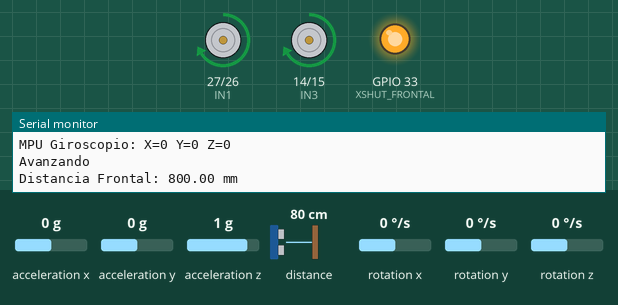
Bench run of a sketch on a simulated ESP32. Parts: motor-driver pin pairs drawn as motors (green arrow = first pin HIGH = forward, orange = second pin HIGH = backward, longer = more drive, scaled by the enable pin), output pins drawn as LEDs (lit = HIGH), the last lines printed to the serial monitor. Inputs (shaded band) come from the test bench; at power-on: distance to the obstacle 80 cm, acceleration x 0 g, acceleration y 0 g, acceleration z 1 g, rotation x 0 °/s, rotation y 0 °/s, rotation z 0 °/s.

Above: at 1.3 s.
1.4 s: distance to the obstacle set to 12 cm
2.9 s: distance to the obstacle set to 9 cm
At 3.3 s:
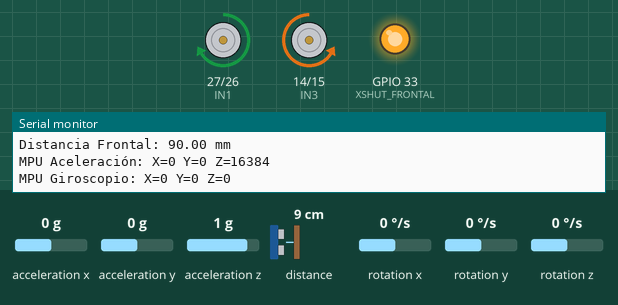
5.9 s: distance to the obstacle set to 18 cm
At 6.19 s:
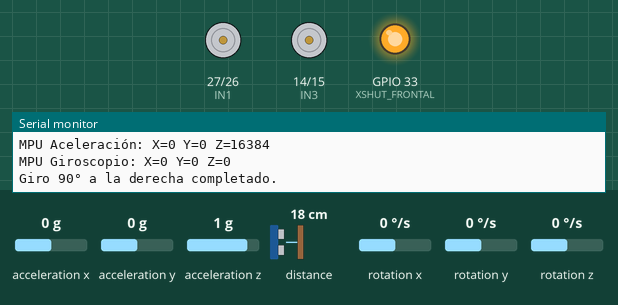
7.7 s: distance to the obstacle set to 2 cm
At 8.8 s:
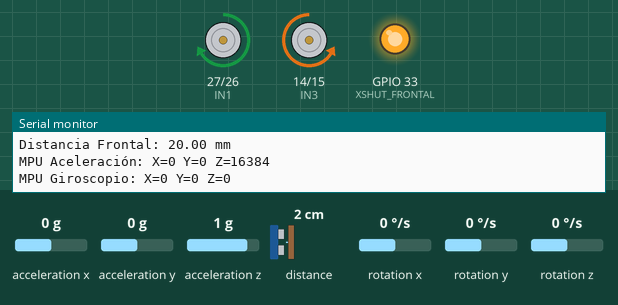
Timing chart, 0 to 11.7 s (numbered marks = the images above; inputs shaded):
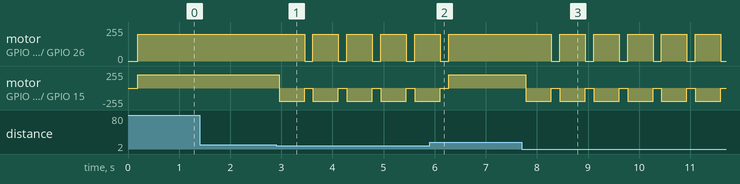

The sketch:

prueba1.ino
```cpp
#include <Wire.h>
#include "Adafruit_VL53L0X.h"
#include "MPU6050.h"

// Instancia del sensor VL53L0X frontal y del MPU6050
Adafruit_VL53L0X sensor_frontal = Adafruit_VL53L0X();
MPU6050 mpu;

// Pines del puente H L298N
#define ENA 25   // PWM Motor A
#define IN1 27   // Dirección Motor A
#define IN2 26   // Dirección Motor A
#define ENB 32   // PWM Motor B
#define IN3 14   // Dirección Motor B
#define IN4 15   // Dirección Motor B

// Pin de control del sensor VL53L0X (XSHUT)
#define XSHUT_FRONTAL 33

// Potencia del motor (0-255)
int potencia = 200; // Ajusta según lo requieras

// Función para medir distancia con VL53L0X
float Medir_VL53L0X(Adafruit_VL53L0X &sensor) {
  VL53L0X_RangingMeasurementData_t medida;
  sensor.rangingTest(&medida, false);
  if (medida.RangeStatus == 0) {
    return medida.RangeMilliMeter;
  } else {
    return 9999; // Indica error o fuera de rango
  }
}

// Funciones de control de motores
void adelante() {
  analogWrite(ENA, potencia);
  digitalWrite(IN1, HIGH);
  digitalWrite(IN2, LOW);
  analogWrite(ENB, potencia);
  digitalWrite(IN3, HIGH);
  digitalWrite(IN4, LOW);
}

void atras() {
  analogWrite(ENA, potencia);
  digitalWrite(IN1, LOW);
  digitalWrite(IN2, HIGH);
  analogWrite(ENB, potencia);
  digitalWrite(IN3, LOW);
  digitalWrite(IN4, HIGH);
}

void izquierda() {
  analogWrite(ENA, potencia);
  digitalWrite(IN1, LOW);
  digitalWrite(IN2, HIGH);
  analogWrite(ENB, potencia);
  digitalWrite(IN3, HIGH);
  digitalWrite(IN4, LOW);
}

void derecha() {
  analogWrite(ENA, potencia);
  digitalWrite(IN1, HIGH);
  digitalWrite(IN2, LOW);
  analogWrite(ENB, potencia);
  digitalWrite(IN3, LOW);
  digitalWrite(IN4, HIGH);
}

void detener() {
  analogWrite(ENA, 0);
  digitalWrite(IN1, LOW);
  digitalWrite(IN2, LOW);
  analogWrite(ENB, 0);
  digitalWrite(IN3, LOW);
  digitalWrite(IN4, LOW);
}

// Funciones de giro de 90° (usando delay para simular el giro)
void giroDerecha90() {
  // Para girar 90° a la derecha: Motor A avanza y Motor B retrocede
  analogWrite(ENA, potencia);
  digitalWrite(IN1, HIGH);
  digitalWrite(IN2, LOW);
  analogWrite(ENB, potencia);
  digitalWrite(IN3, LOW);
  digitalWrite(IN4, HIGH);
  delay(500);  // Ajusta este delay experimentalmente para un giro de 90°
  detener();
  Serial.println("Giro 90° a la derecha completado.");
}

void giroIzquierda90() {
  // Para girar 90° a la izquierda: Motor A retrocede y Motor B avanza
  analogWrite(ENA, potencia);
  digitalWrite(IN1, LOW);
  digitalWrite(IN2, HIGH);
  analogWrite(ENB, potencia);
  digitalWrite(IN3, HIGH);
  digitalWrite(IN4, LOW);
  delay(500);  // Ajusta este delay experimentalmente para un giro de 90°
  detener();
  Serial.println("Giro 90° a la izquierda completado.");
}

void setup() {
  Serial.begin(9600);
  Serial.println("Iniciando VL53L0X y MPU6050...");

  // Configurar pines del motor
  pinMode(ENA, OUTPUT);
  pinMode(IN1, OUTPUT);
  pinMode(IN2, OUTPUT);
  pinMode(ENB, OUTPUT);
  pinMode(IN3, OUTPUT);
  pinMode(IN4, OUTPUT);

  // Configurar pin XSHUT para el sensor frontal
  pinMode(XSHUT_FRONTAL, OUTPUT);

  Wire.begin();  // Iniciar I2C (SDA=21, SCL=22 por defecto)

  // Apagar el sensor frontal antes de inicializarlo
  digitalWrite(XSHUT_FRONTAL, LOW);
  delay(20);

  // Encender e inicializar el sensor frontal
  digitalWrite(XSHUT_FRONTAL, HIGH);
  delay(20);
  if (!sensor_frontal.begin()) {
    Serial.println("Error al iniciar el sensor frontal");
  } else {
    Serial.println("Sensor frontal iniciado correctamente.");
  }

  // Inicializar MPU6050
  Serial.println("Iniciando MPU6050...");
  mpu.initialize();
  if (mpu.testConnection()) {
    Serial.println("MPU6050 conectado correctamente.");
  } else {
    Serial.println("Error de conexión con MPU6050.");
  }

  // Dar tiempo para que se estabilice el bus I2C
  delay(50);
}

void loop() {
  // Primero, medir la distancia con el sensor VL53L0X
  float distancia_frontal = Medir_VL53L0X(sensor_frontal);
  Serial.print("Distancia Frontal: ");
  Serial.print(distancia_frontal);
  Serial.println(" mm");

  delay(20); // Pequeño delay para que se asiente el I2C

  // Luego, leer datos del MPU6050
  int16_t ax, ay, az, gx, gy, gz;
  mpu.getMotion6(&ax, &ay, &az, &gx, &gy, &gz);

  Serial.print("MPU Aceleración: X=");
  Serial.print(ax);
  Serial.print(" Y=");
  Serial.print(ay);
  Serial.print(" Z=");
  Serial.println(az);

  Serial.print("MPU Giroscopio: X=");
  Serial.print(gx);
  Serial.print(" Y=");
  Serial.print(gy);
  Serial.print(" Z=");
  Serial.println(gz);

  // Lógica de movimiento basada en la distancia medida
  if (distancia_frontal > 100) {
    adelante();
    Serial.println("Avanzando");
  } else {
    giroDerecha90();
    delay(50);
  }

  delay(50);
}
```

Measured:
- the behaviour switches between 11 and 10 cm on distance to the obstacle (found by bisection; images 0 and 1)
- after the input at 2.9 s, motor on GPIO 27 (IN1) / GPIO 26 (IN2): alternates forward 200/255 for 0.50 s and stopped for 0.16 s, starting after 0.55 s; motor on GPIO 14 (IN3) / GPIO 15 (IN4): alternates backward 200/255 for 0.50 s and stopped for 0.16 s, starting after 0.05 s
- after the input at 5.9 s, motor on GPIO 27 (IN1) / GPIO 26 (IN2): goes on until 6.3 s, then stays forward 200/255
- after the input at 7.7 s, motor on GPIO 27 (IN1) / GPIO 26 (IN2): alternates forward 200/255 for 0.50 s and stopped for 0.16 s, starting after 0.58 s; motor on GPIO 14 (IN3) / GPIO 15 (IN4): alternates backward 200/255 for 0.50 s and stopped for 0.16 s, starting after 0.08 s
